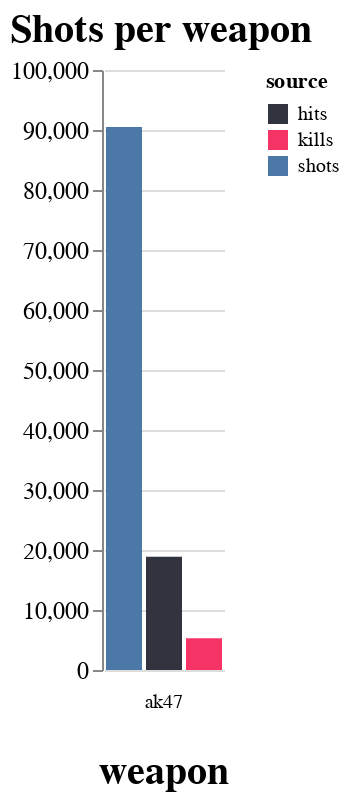

The notebook cell saved with this chart:
### Code cell
singular_df = test_data_melted_2[test_data_melted_2['weapon'] == 'ak47']

bar_chart_weapon = alt.Chart(singular_df, title='Shots per weapon').mark_bar().encode(
        column = alt.Column('weapon', 
                            spacing=5, 
                            sort=['value_numbers'],
                            header = alt.Header(labelOrient="bottom", titleOrient='bottom', titleFontSize=20)), 
        x=alt.X('source', sort=['value_numbers'], axis=None),
        y=alt.Y('value_numbers:Q', title=''),
        color=alt.Color('source', scale=alt.Scale(range=['#31333f', '#f63366', '#4c78a8']))
    ).configure_axis(labelFontSize=12, titleFontSize=16).configure_title(fontSize=20).configure_view(stroke='transparent')

bar_chart_weapon.display()

### Figure 1 — Vega-Lite specification as saved in the notebook (floating-point values rounded to 4 significant figures)
{"config": {"view": {"continuousWidth": 400, "continuousHeight": 300, "stroke": "transparent"}, "axis": {"labelFontSize": 12, "titleFontSize": 16}, "title": {"fontSize": 20}}, "data": {"name": "data-ff38e33655c20405e295ef620d79e00d"}, "mark": "bar", "encoding": {"color": {"type": "nominal", "field": "source", "scale": {"range": ["#31333f", "#f63366", "#4c78a8"]}}, "column": {"type": "nominal", "field": "weapon", "header": {"labelOrient": "bottom", "titleFontSize": 20, "titleOrient": "bottom"}, "sort": ["value_numbers"], "spacing": 5}, "x": {"type": "nominal", "axis": null, "field": "source", "sort": ["value_numbers"]}, "y": {"type": "quantitative", "field": "value_numbers", "title": ""}}, "title": "Shots per weapon", "$schema": "https://vega.github.io/schema/vega-lite/v4.8.1.json", "datasets": {"data-ff38e33655c20405e295ef620d79e00d": [{"weapon": "ak47", "source": "shots", "value_numbers": 90494}, {"weapon": "ak47", "source": "hits", "value_numbers": 18889}, {"weapon": "ak47", "source": "kills", "value_numbers": 5310}]}}
